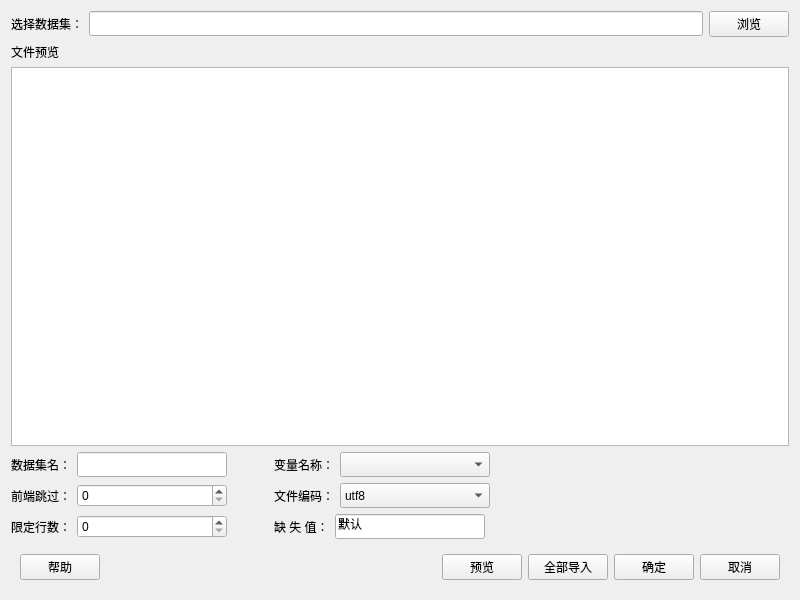
<?xml version="1.0" encoding="UTF-8"?>
<ui version="4.0">
 <class>Form</class>
 <widget class="QWidget" name="Form">
  <property name="geometry">
   <rect>
    <x>0</x>
    <y>0</y>
    <width>800</width>
    <height>600</height>
   </rect>
  </property>
  <property name="minimumSize">
   <size>
    <width>800</width>
    <height>600</height>
   </size>
  </property>
  <property name="maximumSize">
   <size>
    <width>16777215</width>
    <height>16777215</height>
   </size>
  </property>
  <property name="windowTitle">
   <string>导入MATLAB数据</string>
  </property>
  <property name="windowIcon">
   <iconset>
    <normaloff>:/resources/icons/matlab.svg</normaloff>:/resources/icons/matlab.svg</iconset>
  </property>
  <layout class="QVBoxLayout" name="verticalLayout_3">
   <item>
    <layout class="QHBoxLayout" name="horizontalLayout">
     <item>
      <widget class="QLabel" name="label_8">
       <property name="minimumSize">
        <size>
         <width>0</width>
         <height>25</height>
        </size>
       </property>
       <property name="text">
        <string>选择数据集：</string>
       </property>
      </widget>
     </item>
     <item>
      <widget class="QLineEdit" name="lineEdit_filePath">
       <property name="minimumSize">
        <size>
         <width>0</width>
         <height>25</height>
        </size>
       </property>
      </widget>
     </item>
     <item>
      <widget class="QPushButton" name="pushButton_choosefile">
       <property name="minimumSize">
        <size>
         <width>0</width>
         <height>25</height>
        </size>
       </property>
       <property name="text">
        <string>浏览</string>
       </property>
      </widget>
     </item>
    </layout>
   </item>
   <item>
    <widget class="QLabel" name="label">
     <property name="text">
      <string>文件预览</string>
     </property>
    </widget>
   </item>
   <item>
    <widget class="QTableWidget" name="tableWidget_previewData"/>
   </item>
   <item>
    <layout class="QHBoxLayout" name="horizontalLayout_9">
     <item>
      <layout class="QVBoxLayout" name="verticalLayout">
       <item>
        <layout class="QHBoxLayout" name="horizontalLayout_2">
         <item>
          <widget class="QLabel" name="label_6">
           <property name="minimumSize">
            <size>
             <width>0</width>
             <height>25</height>
            </size>
           </property>
           <property name="text">
            <string>数据集名：</string>
           </property>
          </widget>
         </item>
         <item>
          <widget class="QLineEdit" name="lineEdit_datasetName">
           <property name="minimumSize">
            <size>
             <width>150</width>
             <height>25</height>
            </size>
           </property>
           <property name="maximumSize">
            <size>
             <width>150</width>
             <height>16777215</height>
            </size>
           </property>
           <property name="text">
            <string/>
           </property>
          </widget>
         </item>
         <item>
          <spacer name="horizontalSpacer_7">
           <property name="orientation">
            <enum>Qt::Horizontal</enum>
           </property>
           <property name="sizeHint" stdset="0">
            <size>
             <width>40</width>
             <height>20</height>
            </size>
           </property>
          </spacer>
         </item>
        </layout>
       </item>
       <item>
        <layout class="QHBoxLayout" name="horizontalLayout_3">
         <item>
          <widget class="QLabel" name="label_3">
           <property name="minimumSize">
            <size>
             <width>0</width>
             <height>25</height>
            </size>
           </property>
           <property name="text">
            <string>前端跳过：</string>
           </property>
          </widget>
         </item>
         <item>
          <widget class="QSpinBox" name="spinBox_passHead">
           <property name="minimumSize">
            <size>
             <width>150</width>
             <height>0</height>
            </size>
           </property>
           <property name="maximumSize">
            <size>
             <width>150</width>
             <height>16777215</height>
            </size>
           </property>
           <property name="toolTip">
            <string>导入时数据前端跳过的行数，0为不跳过</string>
           </property>
           <property name="maximum">
            <number>1000000000</number>
           </property>
          </widget>
         </item>
         <item>
          <spacer name="horizontalSpacer_8">
           <property name="orientation">
            <enum>Qt::Horizontal</enum>
           </property>
           <property name="sizeHint" stdset="0">
            <size>
             <width>40</width>
             <height>20</height>
            </size>
           </property>
          </spacer>
         </item>
        </layout>
       </item>
       <item>
        <layout class="QHBoxLayout" name="horizontalLayout_4">
         <item>
          <widget class="QLabel" name="label_4">
           <property name="minimumSize">
            <size>
             <width>0</width>
             <height>25</height>
            </size>
           </property>
           <property name="text">
            <string>限定行数：</string>
           </property>
          </widget>
         </item>
         <item>
          <widget class="QSpinBox" name="spinBox_limitRow">
           <property name="minimumSize">
            <size>
             <width>150</width>
             <height>0</height>
            </size>
           </property>
           <property name="maximumSize">
            <size>
             <width>150</width>
             <height>16777215</height>
            </size>
           </property>
           <property name="toolTip">
            <string>限制导入的行数，0为不限</string>
           </property>
           <property name="maximum">
            <number>1000000000</number>
           </property>
          </widget>
         </item>
         <item>
          <spacer name="horizontalSpacer_9">
           <property name="orientation">
            <enum>Qt::Horizontal</enum>
           </property>
           <property name="sizeHint" stdset="0">
            <size>
             <width>40</width>
             <height>20</height>
            </size>
           </property>
          </spacer>
         </item>
        </layout>
       </item>
      </layout>
     </item>
     <item>
      <layout class="QVBoxLayout" name="verticalLayout_2">
       <item>
        <layout class="QHBoxLayout" name="horizontalLayout_6">
         <item>
          <widget class="QLabel" name="label_2">
           <property name="minimumSize">
            <size>
             <width>0</width>
             <height>25</height>
            </size>
           </property>
           <property name="text">
            <string>变量名称：</string>
           </property>
          </widget>
         </item>
         <item>
          <widget class="QComboBox" name="comboBox_var_name">
           <property name="minimumSize">
            <size>
             <width>150</width>
             <height>25</height>
            </size>
           </property>
           <property name="maximumSize">
            <size>
             <width>150</width>
             <height>16777215</height>
            </size>
           </property>
          </widget>
         </item>
         <item>
          <spacer name="horizontalSpacer_4">
           <property name="orientation">
            <enum>Qt::Horizontal</enum>
           </property>
           <property name="sizeHint" stdset="0">
            <size>
             <width>40</width>
             <height>20</height>
            </size>
           </property>
          </spacer>
         </item>
        </layout>
       </item>
       <item>
        <layout class="QHBoxLayout" name="horizontalLayout_5">
         <item>
          <widget class="QLabel" name="label_5">
           <property name="minimumSize">
            <size>
             <width>0</width>
             <height>25</height>
            </size>
           </property>
           <property name="text">
            <string>文件编码：</string>
           </property>
          </widget>
         </item>
         <item>
          <widget class="QComboBox" name="comboBox_encode">
           <property name="minimumSize">
            <size>
             <width>150</width>
             <height>25</height>
            </size>
           </property>
           <property name="maximumSize">
            <size>
             <width>100</width>
             <height>16777215</height>
            </size>
           </property>
           <item>
            <property name="text">
             <string>utf8</string>
            </property>
           </item>
           <item>
            <property name="text">
             <string>gb2312</string>
            </property>
           </item>
           <item>
            <property name="text">
             <string>gbk</string>
            </property>
           </item>
           <item>
            <property name="text">
             <string>ascii</string>
            </property>
           </item>
          </widget>
         </item>
         <item>
          <spacer name="horizontalSpacer_3">
           <property name="orientation">
            <enum>Qt::Horizontal</enum>
           </property>
           <property name="sizeHint" stdset="0">
            <size>
             <width>40</width>
             <height>20</height>
            </size>
           </property>
          </spacer>
         </item>
        </layout>
       </item>
       <item>
        <layout class="QHBoxLayout" name="horizontalLayout_7">
         <item>
          <widget class="QLabel" name="label_7">
           <property name="minimumSize">
            <size>
             <width>0</width>
             <height>25</height>
            </size>
           </property>
           <property name="text">
            <string>缺 失 值：</string>
           </property>
          </widget>
         </item>
         <item>
          <widget class="QLineEdit" name="lineEdit_missValue">
           <property name="minimumSize">
            <size>
             <width>150</width>
             <height>25</height>
            </size>
           </property>
           <property name="maximumSize">
            <size>
             <width>150</width>
             <height>16777215</height>
            </size>
           </property>
           <property name="text">
            <string>默认</string>
           </property>
          </widget>
         </item>
         <item>
          <spacer name="horizontalSpacer_5">
           <property name="orientation">
            <enum>Qt::Horizontal</enum>
           </property>
           <property name="sizeHint" stdset="0">
            <size>
             <width>40</width>
             <height>20</height>
            </size>
           </property>
          </spacer>
         </item>
        </layout>
       </item>
      </layout>
     </item>
     <item>
      <spacer name="horizontalSpacer">
       <property name="orientation">
        <enum>Qt::Horizontal</enum>
       </property>
       <property name="sizeHint" stdset="0">
        <size>
         <width>40</width>
         <height>20</height>
        </size>
       </property>
      </spacer>
     </item>
    </layout>
   </item>
   <item>
    <widget class="QWidget" name="widget" native="true">
     <property name="minimumSize">
      <size>
       <width>50</width>
       <height>0</height>
      </size>
     </property>
     <property name="maximumSize">
      <size>
       <width>16777215</width>
       <height>16777215</height>
      </size>
     </property>
     <layout class="QHBoxLayout" name="horizontalLayout_10">
      <item>
       <layout class="QHBoxLayout" name="horizontalLayout_8">
        <item>
         <widget class="QPushButton" name="pushButton_help">
          <property name="minimumSize">
           <size>
            <width>0</width>
            <height>25</height>
           </size>
          </property>
          <property name="text">
           <string>帮助</string>
          </property>
         </widget>
        </item>
        <item>
         <spacer name="horizontalSpacer_2">
          <property name="orientation">
           <enum>Qt::Horizontal</enum>
          </property>
          <property name="sizeHint" stdset="0">
           <size>
            <width>40</width>
            <height>20</height>
           </size>
          </property>
         </spacer>
        </item>
        <item>
         <widget class="QPushButton" name="pushButton_preview">
          <property name="minimumSize">
           <size>
            <width>0</width>
            <height>25</height>
           </size>
          </property>
          <property name="text">
           <string>预览</string>
          </property>
         </widget>
        </item>
        <item>
         <widget class="QPushButton" name="pushButton_all">
          <property name="minimumSize">
           <size>
            <width>0</width>
            <height>25</height>
           </size>
          </property>
          <property name="toolTip">
           <string>导入全部数据到工作空间</string>
          </property>
          <property name="text">
           <string>全部导入</string>
          </property>
         </widget>
        </item>
        <item>
         <widget class="QPushButton" name="pushButton_ok">
          <property name="minimumSize">
           <size>
            <width>0</width>
            <height>25</height>
           </size>
          </property>
          <property name="toolTip">
           <string>导入当前数据到工作区间</string>
          </property>
          <property name="text">
           <string>确定</string>
          </property>
         </widget>
        </item>
        <item>
         <widget class="QPushButton" name="pushButton_cancel">
          <property name="minimumSize">
           <size>
            <width>0</width>
            <height>25</height>
           </size>
          </property>
          <property name="text">
           <string>取消</string>
          </property>
         </widget>
        </item>
       </layout>
      </item>
     </layout>
    </widget>
   </item>
  </layout>
 </widget>
 <resources>
  <include location="../pyqtsource.qrc"/>
 </resources>
 <connections/>
</ui>
